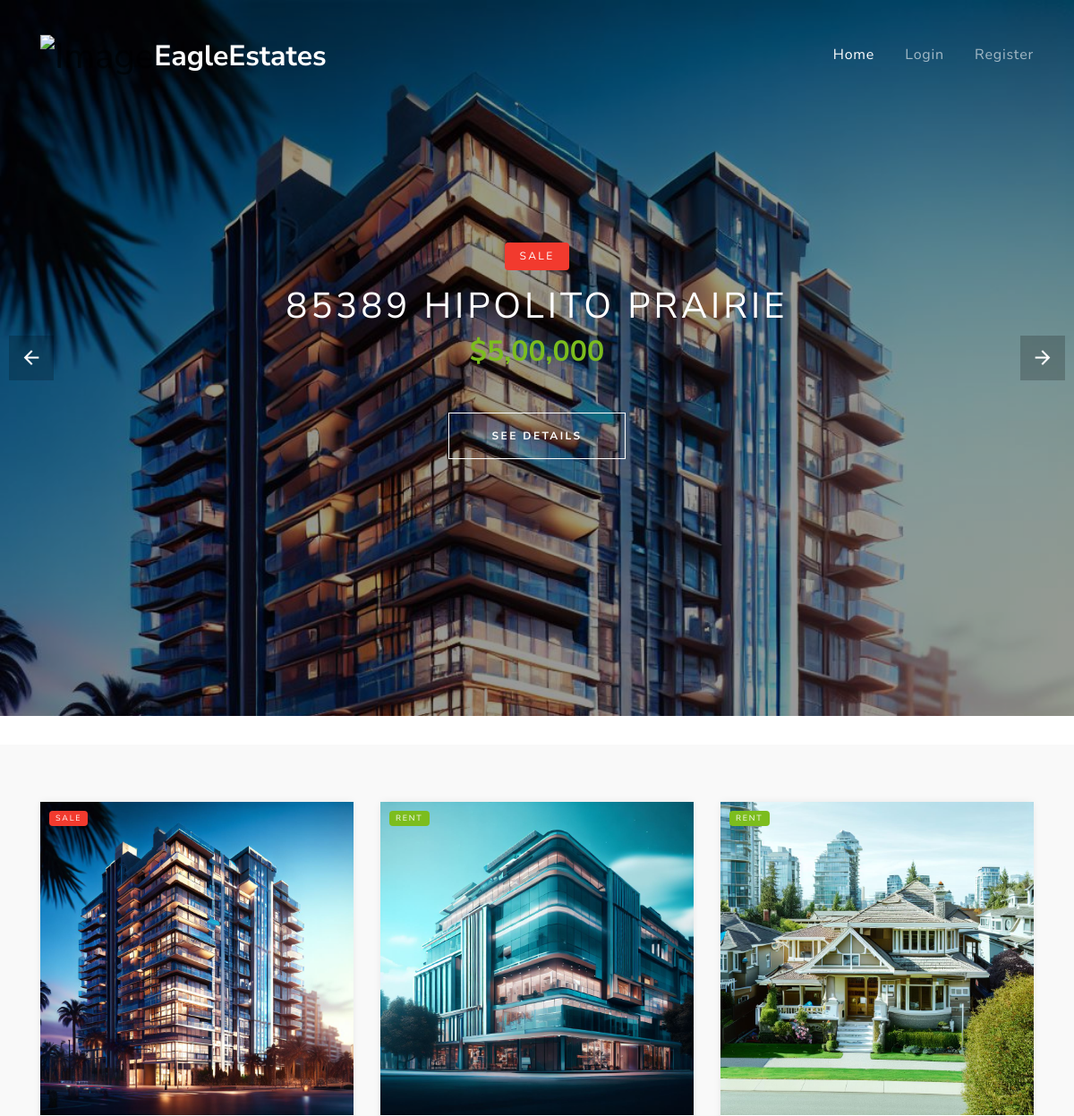
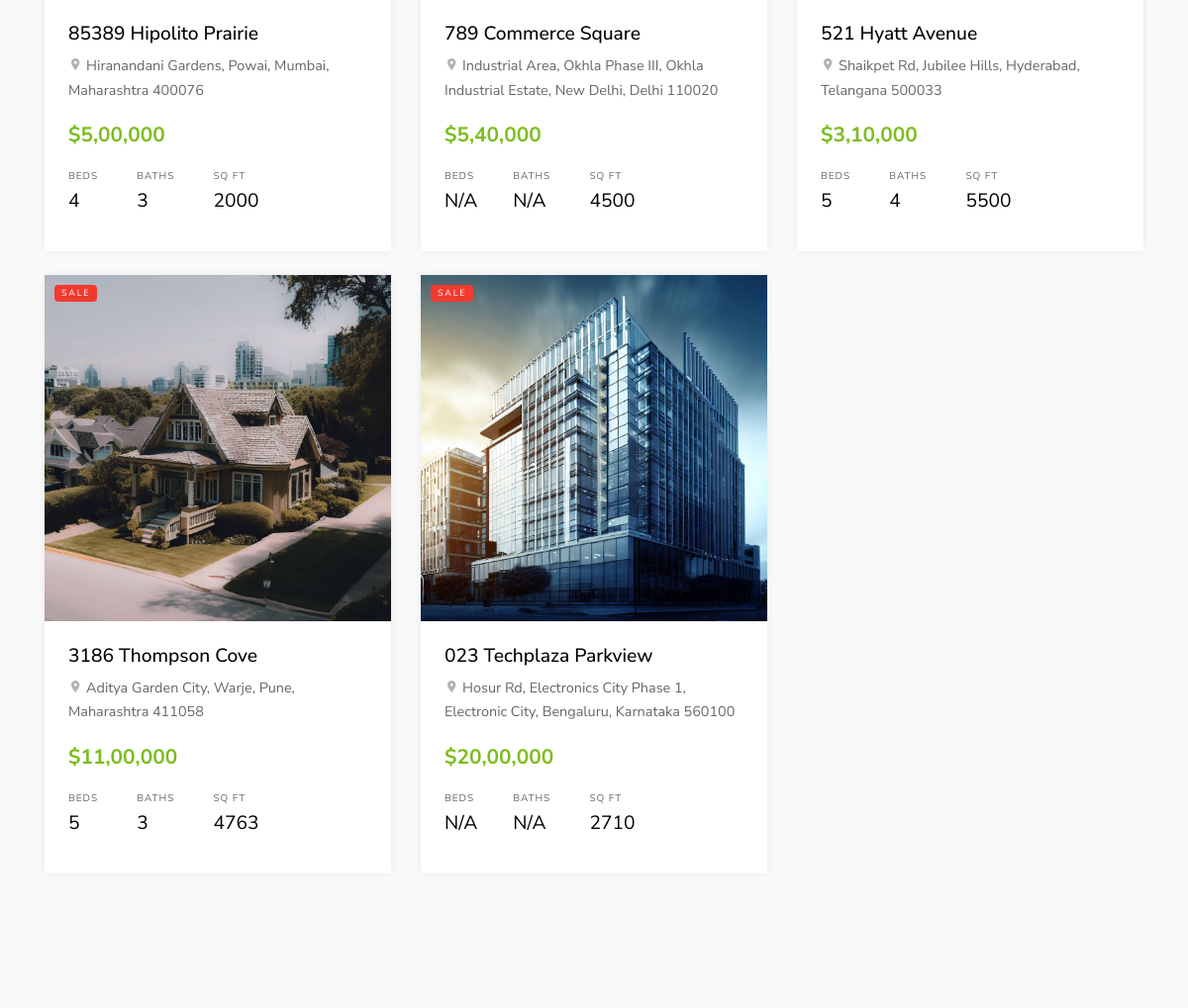
The page / on the database its author committed (2 pictures, top to bottom).
### tables this page shows
CREATE TABLE `props` (
  `id` int(10) NOT NULL,
  `name` varchar(200) NOT NULL,
  `location` varchar(200) NOT NULL,
  `image` varchar(200) NOT NULL,
  `price` varchar(200) NOT NULL,
  `beds` varchar(200) NOT NULL,
  `baths` varchar(200) NOT NULL,
  `sq_ft` varchar(30) NOT NULL,
  `home_type` varchar(200) NOT NULL,
  `year_built` varchar(200) NOT NULL,
  `type` varchar(200) NOT NULL,
  `price_sqft` int(30) NOT NULL,
  `description` text NOT NULL,
  `admin_name` varchar(200) NOT NULL,
  `created_at` timestamp NOT NULL DEFAULT current_timestamp()
);

### index.php (the view, shortened to what this page needs)
<?php require "includes/header.php"; ?>
<?php require "config/config.php"; ?>
<?php
  $select = $conn->query("SELECT * FROM props ORDER BY name DESC");
  $select->execute();
  $props = $select->fetchAll(PDO::FETCH_OBJ);
?>
    <div class="slide-one-item home-slider owl-carousel">
     <?php foreach($props as $prop) : ?>
        <div class="site-blocks-cover overlay" style="background-image: url(<?php echo THUMBNAILMURL; ?>/<?php echo $prop->image; ?>);" data-aos="fade" data-stellar-background-ratio="0.5">
          <div class="container">
            <div class="row align-items-center justify-content-center text-center">
                <div class="col-md-10">
                  <span class="d-inline-block bg-<?php if($prop->type == "rent") { echo "success"; } else { echo "danger"; }?> text-white px-3 mb-3 property-offer-type rounded"><?php echo $prop->type; ?></span>
                  <h1 class="mb-2"><?php echo $prop->name; ?></h1>
                  <p class="mb-5"><strong class="h2 text-success font-weight-bold">$<?php echo $prop->price; ?></strong></p>
                  <p><a href="property-details.php?id=<?php echo $prop->id; ?>" class="btn btn-white btn-outline-white py-3 px-5 rounded-0 btn-2">See Details</a></p>
                </div>
            </div>
          </div>
        </div>
      <?php endforeach; ?>
    </div>
        <div class="row">
          <div class="col-md-12">
            <div class="view-options bg-white py-3 px-3 d-md-flex align-items-center">
            </div>
          </div>
        </div>
    <div class="site-section site-section-sm bg-light">
      <div class="container">
        <div class="row mb-5">
          <?php foreach($props as $prop) : ?>
          <div class="col-md-6 col-lg-4 mb-4">
            <div class="property-entry h-100">
              <a href="property-details.php?id=<?php echo $prop->id; ?>" class="property-thumbnail">
                <div class="offer-type-wrap">
                  <span class="offer-type bg-<?php if($prop->type == "Rent") { echo "success"; } else { echo "danger"; }?>"><?php echo $prop->type; ?></span>
                </div>
                <img src="<?php echo THUMBNAILMURL;?>/<?php echo $prop->image; ?>" alt="Image" class="img-fluid">
              </a>
              <div class="p-4 property-body">
                <h2 class="property-title"><a href="property-details.php?id=<?php echo $prop->id; ?>"><?php echo $prop->name; ?></a></h2>
                <span class="property-location d-block mb-3"><span class="property-icon icon-room"></span> <?php echo $prop->location; ?></span>
                <strong class="property-price text-primary mb-3 d-block text-success">$<?php echo $prop->price; ?></strong>
                <ul class="property-specs-wrap mb-3 mb-lg-0">
                  <li>
                    <span class="property-specs">Beds</span>
                    <span class="property-specs-number"><?php echo $prop->beds; ?></span>
                  </li>
                  <li>
                    <span class="property-specs">Baths</span>
                    <span class="property-specs-number"><?php echo $prop->baths; ?></span>
                  </li>
                  <li>
                    <span class="property-specs">SQ FT</span>
                    <span class="property-specs-number"><?php echo $prop->sq_ft; ?></span>
                  </li>
                </ul>
              </div>
            </div>
          </div>
          <?php endforeach; ?>
        </div>
      </div>
    </div>
<?php require "includes/footer.php"; ?>

### includes/header.php (shortened to what this page needs)
?><!DOCTYPE html>
<html lang="en">
  <head>
    <link rel="stylesheet" href="<?php echo APPURL; ?>/fonts/icomoon/style.css">
    <link rel="stylesheet" href="<?php echo APPURL; ?>/css/bootstrap.min.css">
    <link rel="stylesheet" href="<?php echo APPURL; ?>/css/magnific-popup.css">
    <link rel="stylesheet" href="<?php echo APPURL; ?>/css/jquery-ui.css">
    <link rel="stylesheet" href="<?php echo APPURL; ?>/css/owl.carousel.min.css">
    <link rel="stylesheet" href="<?php echo APPURL; ?>/css/owl.theme.default.min.css">
    <link rel="stylesheet" href="<?php echo APPURL; ?>/css/bootstrap-datepicker.css">
    <link rel="stylesheet" href="<?php echo APPURL; ?>/css/mediaelementplayer.css">
    <link rel="stylesheet" href="<?php echo APPURL; ?>/css/animate.css">
    <link rel="stylesheet" href="<?php echo APPURL; ?>/fonts/flaticon/font/flaticon.css">
    <link rel="stylesheet" href="<?php echo APPURL; ?>/css/fl-bigmug-line.css">
    <link rel="stylesheet" href="<?php echo APPURL; ?>/css/aos.css">
    <link rel="stylesheet" href="<?php echo APPURL; ?>/css/style.css">
  </head>
  <body>
  <div class="site-wrap">
    <div class="site-navbar mt-4">
        <div class="container py-1">
          <div class="row align-items-center">
            <div class="col-8 col-md-8 col-lg-4">
              <h1 class="mb-0"><img src="https://eagle-estate.000webhostapp.com/admin-panel/properties-admins/thumbnails/logo.jpg" alt="Image" class="img-fluid" width="125" height="125"><a href="<?php echo APPURL; ?>" class="text-white h2 mb-0"><strong>EagleEstates</strong></a></h1>
            </div>
            <div class="col-4 col-md-4 col-lg-8">
              <nav class="site-navigation text-right text-md-right" role="navigation">
                <ul class="site-menu js-clone-nav d-none d-lg-block">
                  <li class="active">
                    <a href="<?php echo APPURL; ?>">Home</a>
                  </li>
                  <?php if(isset($_SESSION['username'])) : ?>
                    <li class="has-children">
                      <a href="#"><?php echo $_SESSION['username']; ?>&nbsp;&nbsp;&nbsp;&nbsp;</a>
                      <ul class="dropdown arrow-top">
                      <li><a href="<?php echo APPURL; ?>/user/favourites.php">Favourites</a></li>
                      <li><a href="<?php echo APPURL; ?>/user/requests.php">Requests</a></li>
                      <li><a href="<?php echo APPURL; ?>/auth/logout.php">Logout</a></li>
                      </ul>
                    </li>
                  <?php else : ?>
                    <li><a href="<?php echo APPURL; ?>/auth/login.php">Login</a></li>
                    <li><a href="<?php echo APPURL; ?>/auth/register.php">Register</a></li>
                  <?php endif; ?>
                </ul>
              </nav>
            </div>
          </div>
        </div>
      </div>
    </div>

### includes/footer.php (shortened to what this page needs)
  </body>
</html>

### index.php (style rules this page uses)
.property-specs { padding-right: 25px; }

### rows shown on the page
props: image (picture), type "SALE", name "85389 HIPOLITO PRAIRIE", price "5,00,000", name "85389 Hipolito Prairie", location "Hiranandani Gardens, Powai, Mumbai, Maharashtra 400076", beds "4", baths "3", sq_ft "2000"
props: type "RENT", image (picture), name "789 Commerce Square", location "Industrial Area, Okhla Phase III, Okhla Industrial Estate, New Delhi, Delhi 110020", price "5,40,000", beds "N/A", baths "N/A", sq_ft "4500"
props: type "RENT", image (picture), name "521 Hyatt Avenue", location "Shaikpet Rd, Jubilee Hills, Hyderabad, Telangana 500033", price "3,10,000", beds "5", baths "4", sq_ft "5500"
props: type "SALE", image (picture), name "3186 Thompson Cove", location "Aditya Garden City, Warje, Pune, Maharashtra 411058", price "11,00,000", beds "5", baths "3", sq_ft "4763"
props: type "SALE", image (picture), name "023 Techplaza Parkview", location "Hosur Rd, Electronics City Phase 1, Electronic City, Bengaluru, Karnataka 560100", price "20,00,000", beds "N/A", baths "N/A", sq_ft "2710"
